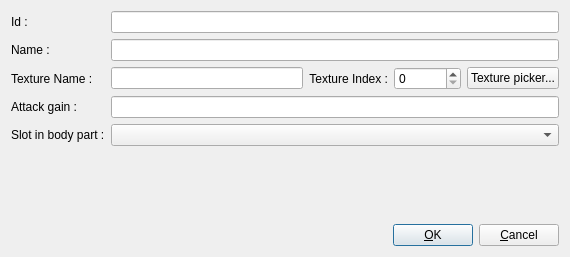
<?xml version="1.0" encoding="UTF-8"?>
<ui version="4.0">
 <class>addWeaponItemFormClass</class>
 <widget class="QDialog" name="addWeaponItemFormClass">
  <property name="geometry">
   <rect>
    <x>0</x>
    <y>0</y>
    <width>570</width>
    <height>257</height>
   </rect>
  </property>
  <property name="windowTitle">
   <string>Add Weapon item</string>
  </property>
  <layout class="QGridLayout" name="gridLayout">
   <item row="1" column="0">
    <layout class="QVBoxLayout" name="verticalLayout">
     <item>
      <layout class="QHBoxLayout" name="horizontalLayout">
       <item>
        <spacer name="horizontalSpacer">
         <property name="orientation">
          <enum>Qt::Horizontal</enum>
         </property>
         <property name="sizeHint" stdset="0">
          <size>
           <width>40</width>
           <height>20</height>
          </size>
         </property>
        </spacer>
       </item>
       <item>
        <widget class="QPushButton" name="pushButtonOK">
         <property name="text">
          <string>&amp;OK</string>
         </property>
         <property name="icon">
          <iconset resource="../res/global.qrc">
           <normaloff>:/commonUI/res/dialog-ok.svg</normaloff>:/commonUI/res/dialog-ok.svg</iconset>
         </property>
         <property name="default">
          <bool>true</bool>
         </property>
        </widget>
       </item>
       <item>
        <widget class="QPushButton" name="pushButtonCancel">
         <property name="text">
          <string>&amp;Cancel</string>
         </property>
         <property name="icon">
          <iconset resource="../res/global.qrc">
           <normaloff>:/commonUI/res/dialog-close.svg</normaloff>:/commonUI/res/dialog-close.svg</iconset>
         </property>
        </widget>
       </item>
      </layout>
     </item>
    </layout>
   </item>
   <item row="0" column="0">
    <layout class="QFormLayout" name="formLayout_3">
     <item row="0" column="0">
      <widget class="QLabel" name="label">
       <property name="text">
        <string>Id : </string>
       </property>
      </widget>
     </item>
     <item row="0" column="1">
      <widget class="QLineEdit" name="lineEditId"/>
     </item>
     <item row="1" column="0">
      <widget class="QLabel" name="label_2">
       <property name="text">
        <string>Name :</string>
       </property>
      </widget>
     </item>
     <item row="1" column="1">
      <widget class="QLineEdit" name="lineEditName"/>
     </item>
     <item row="3" column="0">
      <widget class="QLabel" name="label_3">
       <property name="text">
        <string>Texture Name :</string>
       </property>
      </widget>
     </item>
     <item row="3" column="1">
      <layout class="QHBoxLayout" name="horizontalLayout_3">
       <item>
        <widget class="QLineEdit" name="lineEditTextureName"/>
       </item>
       <item>
        <widget class="QLabel" name="label_4">
         <property name="text">
          <string>Texture Index :</string>
         </property>
         <property name="alignment">
          <set>Qt::AlignRight|Qt::AlignTrailing|Qt::AlignVCenter</set>
         </property>
        </widget>
       </item>
       <item>
        <widget class="QSpinBox" name="spinBoxTextureIndex">
         <property name="maximum">
          <number>16777215</number>
         </property>
        </widget>
       </item>
       <item>
        <widget class="QPushButton" name="pushButtonTexturePicker">
         <property name="text">
          <string>Texture picker...</string>
         </property>
        </widget>
       </item>
      </layout>
     </item>
     <item row="4" column="0">
      <widget class="QLabel" name="labelAttackGain">
       <property name="text">
        <string>Attack gain :</string>
       </property>
      </widget>
     </item>
     <item row="5" column="0">
      <widget class="QLabel" name="label_6">
       <property name="text">
        <string>Slot in body part :</string>
       </property>
      </widget>
     </item>
     <item row="4" column="1">
      <widget class="QLineEdit" name="lineEditAttackGain"/>
     </item>
     <item row="5" column="1">
      <widget class="QComboBox" name="comboBoxSlotInBodyPart"/>
     </item>
    </layout>
   </item>
  </layout>
 </widget>
 <tabstops>
  <tabstop>lineEditId</tabstop>
  <tabstop>lineEditName</tabstop>
  <tabstop>lineEditTextureName</tabstop>
  <tabstop>spinBoxTextureIndex</tabstop>
  <tabstop>pushButtonTexturePicker</tabstop>
  <tabstop>lineEditAttackGain</tabstop>
  <tabstop>comboBoxSlotInBodyPart</tabstop>
  <tabstop>pushButtonOK</tabstop>
  <tabstop>pushButtonCancel</tabstop>
 </tabstops>
 <resources>
  <include location="../res/global.qrc"/>
 </resources>
 <connections/>
</ui>
